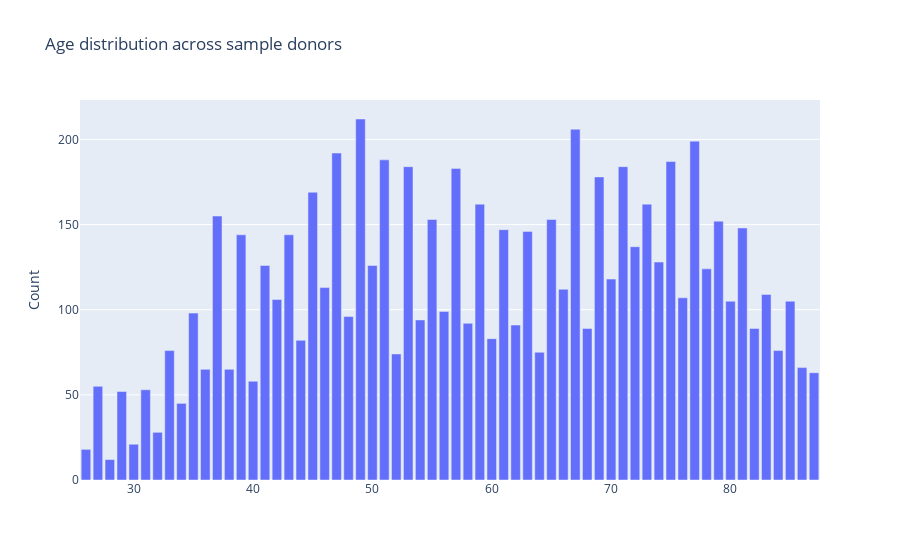

The cell this chart's notebook holds for it:
### Code cell
x_bar = ageDistribution['age']
y_bar = ageDistribution['count']

plotlyHisto(x_bar, y_bar)

### Figure 1 — Plotly figure (JSON) as saved in the notebook; plotly's stock layout.template omitted (floating-point values rounded to 4 significant figures)
{"data": [{"type": "bar", "x": [49, 67, 77, 47, 51, 75, 53, 71, 57, 69, 45, 59, 73, 37, 55, 65, 79, 81, 61, 63, 39, 43, 72, 74, 41, 50, 78, 70, 46, 66, 83, 76, 42, 80, 85, 56, 35, 48, 54, 58, 62, 68, 82, 60, 44, 33, 84, 64, 52, 86, 36, 38, 87, 40, 27, 31, 29, 34, 32, 30, 26, 28], "y": [212, 206, 199, 192, 188, 187, 184, 184, 183, 178, 169, 162, 162, 155, 153, 153, 152, 148, 147, 146, 144, 144, 137, 128, 126, 126, 124, 118, 113, 112, 109, 107, 106, 105, 105, 99, 98, 96, 94, 92, 91, 89, 89, 83, 82, 76, 76, 75, 74, 66, 65, 65, 63, 58, 55, 53, 52, 45, 28, 21, 18, 12]}], "layout": {"title": {"text": "Age distribution across sample donors"}, "yaxis": {"title": {"text": "Count"}}}}
